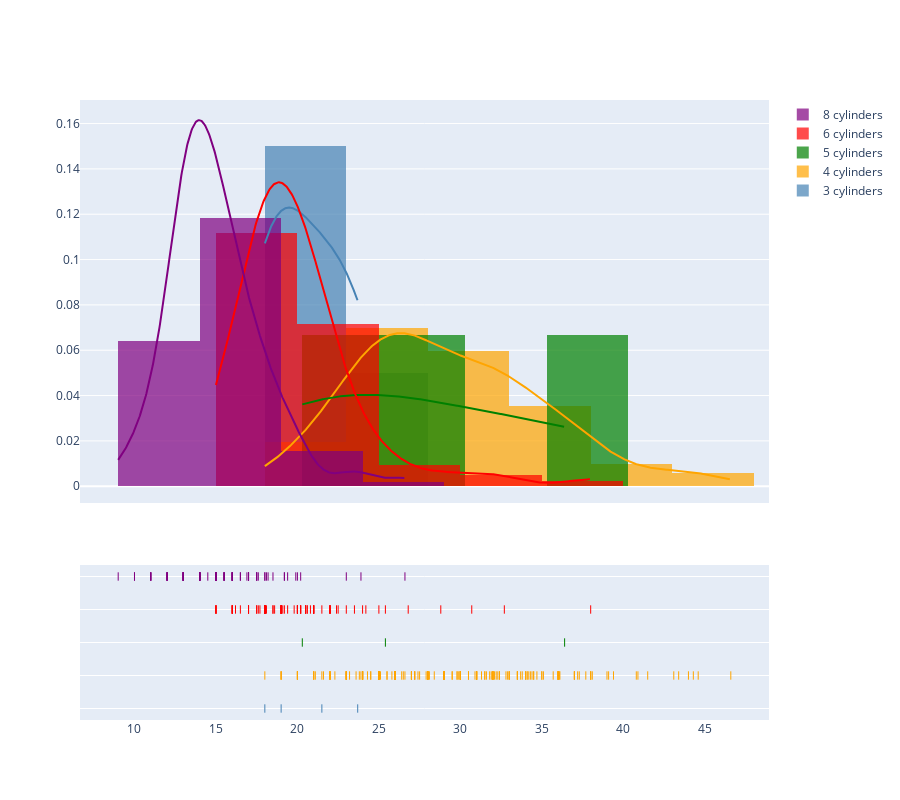

The cell this chart's notebook holds for it:
### Code cell
# Prepare data for the grouped distribution plot
grouped_data = [df[df['cylinders'] == cyl]['mpg'] for cyl in df['cylinders'].unique()]
group_labels = [f'{int(cyl)} cylinders' for cyl in df['cylinders'].unique()]

# Create the distribution plot
data = ff.create_distplot(grouped_data, 
                          group_labels=group_labels, 
                          bin_size=5,
                          colors=['steelblue', 'orange', 'green', 'red', 'purple', 'brown'])

# Define the layout with adjusted height
layout = go.Layout(title='MPG of vehicles histogram',
                   title_x=0.5,
                   xaxis=dict(title='MPG'),
                   yaxis=dict(title='Frequency'),
                   xaxis_title_text='MPG',
                   yaxis_title_text='Frequency',
                   height=800)  # Adjust the height here (in pixels)

# Create the figure
fig = go.Figure(data=data, layout=layout)

# Update layout properties
fig.update_layout(height=800)

# Show the plot
fig.show()

### Figure 1 — Plotly figure (JSON) as saved in the notebook; plotly's stock layout.template omitted (floating-point values rounded to 4 significant figures; data arrays with more than 128 entries replaced by an {"elided": "..."} marker saying what was removed)
{"data": [{"autobinx": false, "histnorm": "probability density", "legendgroup": "3 cylinders", "marker": {"color": "steelblue"}, "name": "3 cylinders", "opacity": 0.7, "type": "histogram", "x": [18, 19, 23.7, 21.5], "xaxis": "x", "xbins": {"end": 23.7, "size": 5, "start": 18}, "yaxis": "y"}, {"autobinx": false, "histnorm": "probability density", "legendgroup": "4 cylinders", "marker": {"color": "orange"}, "name": "4 cylinders", "opacity": 0.7, "type": "histogram", "x": {"elided": "204 float values"}, "xaxis": "x", "xbins": {"end": 46.6, "size": 5, "start": 18}, "yaxis": "y"}, {"autobinx": false, "histnorm": "probability density", "legendgroup": "5 cylinders", "marker": {"color": "green"}, "name": "5 cylinders", "opacity": 0.7, "type": "histogram", "x": [36.4, 20.3, 25.4], "xaxis": "x", "xbins": {"end": 36.4, "size": 5, "start": 20.3}, "yaxis": "y"}, {"autobinx": false, "histnorm": "probability density", "legendgroup": "6 cylinders", "marker": {"color": "red"}, "name": "6 cylinders", "opacity": 0.7, "type": "histogram", "x": [20, 22.5, 22, 20.2, 20, 24, 19, 16.5, 18, 18.5, 22, 21, 17.5, 20.5, 19.2, 17.5, 20.6, 21, 20.5, 22, 18, 38, 20, 21, 18, 18, 23, 16, 22.4, 16, 21, 24.2, 18, 25.4, 22, 25, 19, 20.2, 18.5, 17.6, 18, 30.7, 19.8, 18, 16.2, 20.5, 19.4, 20.8, 18.6, 18.1, 19, 15, 18, 19, 16, 19, 18, 17, 17, 18, 20.6, 23.5, 17.7, 18, 16, 19, 21.5, 16, 19, 18, 20, 15, 32.7, 22, 21, 17, 28.8, 26.8, 15, 15, 18, 19.1, 19, 20.2], "xaxis": "x", "xbins": {"end": 38, "size": 5, "start": 15}, "yaxis": "y"}, {"autobinx": false, "histnorm": "probability density", "legendgroup": "8 cylinders", "marker": {"color": "purple"}, "name": "8 cylinders", "opacity": 0.7, "type": "histogram", "x": [13, 13, 14, 23, 18.5, 14, 19.2, 19.4, 13, 23.9, 13, 11, 15, 14.5, 15.5, 16, 17.5, 16, 14, 14, 19.9, 14, 13, 13, 13, 17.6, 17, 14, 13, 14, 15, 14, 14, 13, 12, 13, 17.5, 18.1, 19.2, 20.2, 16.5, 18.2, 16.9, 15.5, 14, 17, 11, 12, 15, 20, 14, 16, 15, 15, 15, 14, 13, 13, 14, 10, 12, 15, 26.6, 10, 16, 15, 14, 13, 18, 17, 11, 9, 14, 13, 14, 14, 16, 14, 14, 15, 16, 11, 13, 12, 16.5, 13, 12, 16, 15.5, 15.5, 16, 15, 15.5, 17, 17.5, 15, 13, 13, 15, 12, 13, 13, 18], "xaxis": "x", "xbins": {"end": 26.6, "size": 5, "start": 9}, "yaxis": "y"}, {"legendgroup": "3 cylinders", "marker": {"color": "steelblue"}, "mode": "lines", "name": "3 cylinders", "showlegend": false, "type": "scatter", "x": {"elided": "500 float values"}, "xaxis": "x", "y": {"elided": "500 float values"}, "yaxis": "y"}, {"legendgroup": "4 cylinders", "marker": {"color": "orange"}, "mode": "lines", "name": "4 cylinders", "showlegend": false, "type": "scatter", "x": {"elided": "500 float values"}, "xaxis": "x", "y": {"elided": "500 float values"}, "yaxis": "y"}, {"legendgroup": "5 cylinders", "marker": {"color": "green"}, "mode": "lines", "name": "5 cylinders", "showlegend": false, "type": "scatter", "x": {"elided": "500 float values"}, "xaxis": "x", "y": {"elided": "500 float values"}, "yaxis": "y"}, {"legendgroup": "6 cylinders", "marker": {"color": "red"}, "mode": "lines", "name": "6 cylinders", "showlegend": false, "type": "scatter", "x": {"elided": "500 float values"}, "xaxis": "x", "y": {"elided": "500 float values"}, "yaxis": "y"}, {"legendgroup": "8 cylinders", "marker": {"color": "purple"}, "mode": "lines", "name": "8 cylinders", "showlegend": false, "type": "scatter", "x": {"elided": "500 float values"}, "xaxis": "x", "y": {"elided": "500 float values"}, "yaxis": "y"}, {"legendgroup": "3 cylinders", "marker": {"color": "steelblue", "symbol": "line-ns-open"}, "mode": "markers", "name": "3 cylinders", "showlegend": false, "type": "scatter", "x": [18, 19, 23.7, 21.5], "xaxis": "x", "y": ["3 cylinders", "3 cylinders", "3 cylinders", "3 cylinders"], "yaxis": "y2"}, {"legendgroup": "4 cylinders", "marker": {"color": "orange", "symbol": "line-ns-open"}, "mode": "markers", "name": "4 cylinders", "showlegend": false, "type": "scatter", "x": {"elided": "204 float values"}, "xaxis": "x", "y": {"elided": "204 str values"}, "yaxis": "y2"}, {"legendgroup": "5 cylinders", "marker": {"color": "green", "symbol": "line-ns-open"}, "mode": "markers", "name": "5 cylinders", "showlegend": false, "type": "scatter", "x": [36.4, 20.3, 25.4], "xaxis": "x", "y": ["5 cylinders", "5 cylinders", "5 cylinders"], "yaxis": "y2"}, {"legendgroup": "6 cylinders", "marker": {"color": "red", "symbol": "line-ns-open"}, "mode": "markers", "name": "6 cylinders", "showlegend": false, "type": "scatter", "x": [20, 22.5, 22, 20.2, 20, 24, 19, 16.5, 18, 18.5, 22, 21, 17.5, 20.5, 19.2, 17.5, 20.6, 21, 20.5, 22, 18, 38, 20, 21, 18, 18, 23, 16, 22.4, 16, 21, 24.2, 18, 25.4, 22, 25, 19, 20.2, 18.5, 17.6, 18, 30.7, 19.8, 18, 16.2, 20.5, 19.4, 20.8, 18.6, 18.1, 19, 15, 18, 19, 16, 19, 18, 17, 17, 18, 20.6, 23.5, 17.7, 18, 16, 19, 21.5, 16, 19, 18, 20, 15, 32.7, 22, 21, 17, 28.8, 26.8, 15, 15, 18, 19.1, 19, 20.2], "xaxis": "x", "y": ["6 cylinders", "6 cylinders", "6 cylinders", "6 cylinders", "6 cylinders", "6 cylinders", "6 cylinders", "6 cylinders", "6 cylinders", "6 cylinders", "6 cylinders", "6 cylinders", "6 cylinders", "6 cylinders", "6 cylinders", "6 cylinders", "6 cylinders", "6 cylinders", "6 cylinders", "6 cylinders", "6 cylinders", "6 cylinders", "6 cylinders", "6 cylinders", "6 cylinders", "6 cylinders", "6 cylinders", "6 cylinders", "6 cylinders", "6 cylinders", "6 cylinders", "6 cylinders", "6 cylinders", "6 cylinders", "6 cylinders", "6 cylinders", "6 cylinders", "6 cylinders", "6 cylinders", "6 cylinders", "6 cylinders", "6 cylinders", "6 cylinders", "6 cylinders", "6 cylinders", "6 cylinders", "6 cylinders", "6 cylinders", "6 cylinders", "6 cylinders", "6 cylinders", "6 cylinders", "6 cylinders", "6 cylinders", "6 cylinders", "6 cylinders", "6 cylinders", "6 cylinders", "6 cylinders", "6 cylinders", "6 cylinders", "6 cylinders", "6 cylinders", "6 cylinders", "6 cylinders", "6 cylinders", "6 cylinders", "6 cylinders", "6 cylinders", "6 cylinders", "6 cylinders", "6 cylinders", "6 cylinders", "6 cylinders", "6 cylinders", "6 cylinders", "6 cylinders", "6 cylinders", "6 cylinders", "6 cylinders", "6 cylinders", "6 cylinders", "6 cylinders", "6 cylinders"], "yaxis": "y2"}, {"legendgroup": "8 cylinders", "marker": {"color": "purple", "symbol": "line-ns-open"}, "mode": "markers", "name": "8 cylinders", "showlegend": false, "type": "scatter", "x": [13, 13, 14, 23, 18.5, 14, 19.2, 19.4, 13, 23.9, 13, 11, 15, 14.5, 15.5, 16, 17.5, 16, 14, 14, 19.9, 14, 13, 13, 13, 17.6, 17, 14, 13, 14, 15, 14, 14, 13, 12, 13, 17.5, 18.1, 19.2, 20.2, 16.5, 18.2, 16.9, 15.5, 14, 17, 11, 12, 15, 20, 14, 16, 15, 15, 15, 14, 13, 13, 14, 10, 12, 15, 26.6, 10, 16, 15, 14, 13, 18, 17, 11, 9, 14, 13, 14, 14, 16, 14, 14, 15, 16, 11, 13, 12, 16.5, 13, 12, 16, 15.5, 15.5, 16, 15, 15.5, 17, 17.5, 15, 13, 13, 15, 12, 13, 13, 18], "xaxis": "x", "y": ["8 cylinders", "8 cylinders", "8 cylinders", "8 cylinders", "8 cylinders", "8 cylinders", "8 cylinders", "8 cylinders", "8 cylinders", "8 cylinders", "8 cylinders", "8 cylinders", "8 cylinders", "8 cylinders", "8 cylinders", "8 cylinders", "8 cylinders", "8 cylinders", "8 cylinders", "8 cylinders", "8 cylinders", "8 cylinders", "8 cylinders", "8 cylinders", "8 cylinders", "8 cylinders", "8 cylinders", "8 cylinders", "8 cylinders", "8 cylinders", "8 cylinders", "8 cylinders", "8 cylinders", "8 cylinders", "8 cylinders", "8 cylinders", "8 cylinders", "8 cylinders", "8 cylinders", "8 cylinders", "8 cylinders", "8 cylinders", "8 cylinders", "8 cylinders", "8 cylinders", "8 cylinders", "8 cylinders", "8 cylinders", "8 cylinders", "8 cylinders", "8 cylinders", "8 cylinders", "8 cylinders", "8 cylinders", "8 cylinders", "8 cylinders", "8 cylinders", "8 cylinders", "8 cylinders", "8 cylinders", "8 cylinders", "8 cylinders", "8 cylinders", "8 cylinders", "8 cylinders", "8 cylinders", "8 cylinders", "8 cylinders", "8 cylinders", "8 cylinders", "8 cylinders", "8 cylinders", "8 cylinders", "8 cylinders", "8 cylinders", "8 cylinders", "8 cylinders", "8 cylinders", "8 cylinders", "8 cylinders", "8 cylinders", "8 cylinders", "8 cylinders", "8 cylinders", "8 cylinders", "8 cylinders", "8 cylinders", "8 cylinders", "8 cylinders", "8 cylinders", "8 cylinders", "8 cylinders", "8 cylinders", "8 cylinders", "8 cylinders", "8 cylinders", "8 cylinders", "8 cylinders", "8 cylinders", "8 cylinders", "8 cylinders", "8 cylinders", "8 cylinders"], "yaxis": "y2"}], "layout": {"barmode": "overlay", "height": 800, "hovermode": "closest", "legend": {"traceorder": "reversed"}, "xaxis": {"anchor": "y2", "domain": [0, 1], "zeroline": false}, "yaxis": {"anchor": "free", "domain": [0.35, 1], "position": 0}, "yaxis2": {"anchor": "x", "domain": [0, 0.25], "dtick": 1, "showticklabels": false}}}
